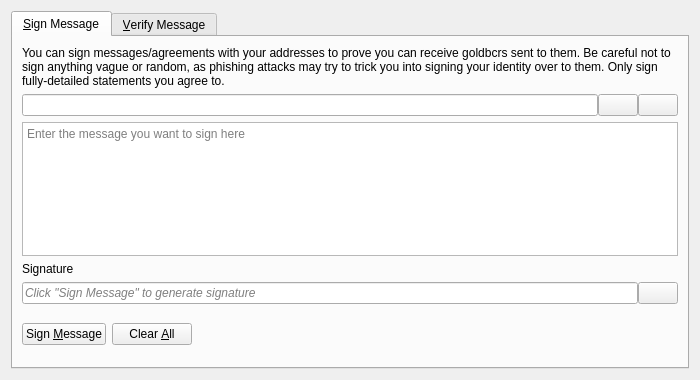
<?xml version="1.0" encoding="UTF-8"?>
<ui version="4.0">
 <class>SignVerifyMessageDialog</class>
 <widget class="QDialog" name="SignVerifyMessageDialog">
  <property name="geometry">
   <rect>
    <x>0</x>
    <y>0</y>
    <width>700</width>
    <height>380</height>
   </rect>
  </property>
  <property name="windowTitle">
   <string>Signatures - Sign / Verify a Message</string>
  </property>
  <property name="modal">
   <bool>true</bool>
  </property>
  <layout class="QVBoxLayout" name="verticalLayout">
   <item>
    <widget class="QTabWidget" name="tabWidget">
     <property name="currentIndex">
      <number>0</number>
     </property>
     <widget class="QWidget" name="tabSignMessage">
      <attribute name="title">
       <string>&amp;Sign Message</string>
      </attribute>
      <layout class="QVBoxLayout" name="verticalLayout_SM">
       <item>
        <widget class="QLabel" name="infoLabel_SM">
         <property name="text">
          <string>You can sign messages/agreements with your addresses to prove you can receive goldbcrs sent to them. Be careful not to sign anything vague or random, as phishing attacks may try to trick you into signing your identity over to them. Only sign fully-detailed statements you agree to.</string>
         </property>
         <property name="textFormat">
          <enum>Qt::PlainText</enum>
         </property>
         <property name="wordWrap">
          <bool>true</bool>
         </property>
        </widget>
       </item>
       <item>
        <layout class="QHBoxLayout" name="horizontalLayout_1_SM">
         <property name="spacing">
          <number>0</number>
         </property>
         <item>
          <widget class="QValidatedLineEdit" name="addressIn_SM">
           <property name="toolTip">
            <string>The Gold BCR address to sign the message with</string>
           </property>
          </widget>
         </item>
         <item>
          <widget class="QPushButton" name="addressBookButton_SM">
           <property name="toolTip">
            <string>Choose previously used address</string>
           </property>
           <property name="text">
            <string/>
           </property>
           <property name="icon">
            <iconset resource="../goldbcr.qrc">
             <normaloff>:/icons/address-book</normaloff>:/icons/address-book</iconset>
           </property>
           <property name="shortcut">
            <string>Alt+A</string>
           </property>
           <property name="autoDefault">
            <bool>false</bool>
           </property>
          </widget>
         </item>
         <item>
          <widget class="QPushButton" name="pasteButton_SM">
           <property name="toolTip">
            <string>Paste address from clipboard</string>
           </property>
           <property name="text">
            <string/>
           </property>
           <property name="icon">
            <iconset resource="../goldbcr.qrc">
             <normaloff>:/icons/editpaste</normaloff>:/icons/editpaste</iconset>
           </property>
           <property name="shortcut">
            <string>Alt+P</string>
           </property>
           <property name="autoDefault">
            <bool>false</bool>
           </property>
          </widget>
         </item>
        </layout>
       </item>
       <item>
        <widget class="QPlainTextEdit" name="messageIn_SM">
         <property name="toolTip">
          <string>Enter the message you want to sign here</string>
         </property>
         <property name="placeholderText">
          <string>Enter the message you want to sign here</string>
         </property>
        </widget>
       </item>
       <item>
        <widget class="QLabel" name="signatureLabel_SM">
         <property name="text">
          <string>Signature</string>
         </property>
         <property name="textFormat">
          <enum>Qt::PlainText</enum>
         </property>
        </widget>
       </item>
       <item>
        <layout class="QHBoxLayout" name="horizontalLayout_2_SM">
         <property name="spacing">
          <number>0</number>
         </property>
         <item>
          <widget class="QLineEdit" name="signatureOut_SM">
           <property name="placeholderText">
            <string>Click "Sign Message" to generate signature</string>
           </property>
           <property name="font">
            <font>
             <italic>true</italic>
            </font>
           </property>
           <property name="readOnly">
            <bool>true</bool>
           </property>
          </widget>
         </item>
         <item>
          <widget class="QPushButton" name="copySignatureButton_SM">
           <property name="toolTip">
            <string>Copy the current signature to the system clipboard</string>
           </property>
           <property name="text">
            <string/>
           </property>
           <property name="icon">
            <iconset resource="../goldbcr.qrc">
             <normaloff>:/icons/editcopy</normaloff>:/icons/editcopy</iconset>
           </property>
           <property name="autoDefault">
            <bool>false</bool>
           </property>
          </widget>
         </item>
        </layout>
       </item>
       <item>
        <layout class="QHBoxLayout" name="horizontalLayout_3_SM">
         <item>
          <widget class="QPushButton" name="signMessageButton_SM">
           <property name="toolTip">
            <string>Sign the message to prove you own this Gold BCR address</string>
           </property>
           <property name="text">
            <string>Sign &amp;Message</string>
           </property>
           <property name="icon">
            <iconset resource="../goldbcr.qrc">
             <normaloff>:/icons/edit</normaloff>:/icons/edit</iconset>
           </property>
           <property name="autoDefault">
            <bool>false</bool>
           </property>
          </widget>
         </item>
         <item>
          <widget class="QPushButton" name="clearButton_SM">
           <property name="toolTip">
            <string>Reset all sign message fields</string>
           </property>
           <property name="text">
            <string>Clear &amp;All</string>
           </property>
           <property name="icon">
            <iconset resource="../goldbcr.qrc">
             <normaloff>:/icons/remove</normaloff>:/icons/remove</iconset>
           </property>
           <property name="autoDefault">
            <bool>false</bool>
           </property>
          </widget>
         </item>
         <item>
          <spacer name="horizontalSpacer_1_SM">
           <property name="orientation">
            <enum>Qt::Horizontal</enum>
           </property>
           <property name="sizeHint" stdset="0">
            <size>
             <width>40</width>
             <height>48</height>
            </size>
           </property>
          </spacer>
         </item>
         <item>
          <widget class="QLabel" name="statusLabel_SM">
           <property name="font">
            <font>
             <weight>75</weight>
             <bold>true</bold>
            </font>
           </property>
           <property name="text">
            <string/>
           </property>
           <property name="wordWrap">
            <bool>true</bool>
           </property>
          </widget>
         </item>
         <item>
          <spacer name="horizontalSpacer_2_SM">
           <property name="orientation">
            <enum>Qt::Horizontal</enum>
           </property>
           <property name="sizeHint" stdset="0">
            <size>
             <width>40</width>
             <height>48</height>
            </size>
           </property>
          </spacer>
         </item>
        </layout>
       </item>
      </layout>
     </widget>
     <widget class="QWidget" name="tabVerifyMessage">
      <attribute name="title">
       <string>&amp;Verify Message</string>
      </attribute>
      <layout class="QVBoxLayout" name="verticalLayout_VM">
       <item>
        <widget class="QLabel" name="infoLabel_VM">
         <property name="text">
          <string>Enter the receiver's address, message (ensure you copy line breaks, spaces, tabs, etc. exactly) and signature below to verify the message. Be careful not to read more into the signature than what is in the signed message itself, to avoid being tricked by a man-in-the-middle attack. Note that this only proves the signing party receives with the address, it cannot prove sendership of any transaction!</string>
         </property>
         <property name="textFormat">
          <enum>Qt::PlainText</enum>
         </property>
         <property name="alignment">
          <set>Qt::AlignLeading|Qt::AlignLeft|Qt::AlignTop</set>
         </property>
         <property name="wordWrap">
          <bool>true</bool>
         </property>
        </widget>
       </item>
       <item>
        <layout class="QHBoxLayout" name="horizontalLayout_1_VM">
         <property name="spacing">
          <number>0</number>
         </property>
         <item>
          <widget class="QValidatedLineEdit" name="addressIn_VM">
           <property name="toolTip">
            <string>The Gold BCR address the message was signed with</string>
           </property>
          </widget>
         </item>
         <item>
          <widget class="QPushButton" name="addressBookButton_VM">
           <property name="toolTip">
            <string>Choose previously used address</string>
           </property>
           <property name="text">
            <string/>
           </property>
           <property name="icon">
            <iconset resource="../goldbcr.qrc">
             <normaloff>:/icons/address-book</normaloff>:/icons/address-book</iconset>
           </property>
           <property name="shortcut">
            <string>Alt+A</string>
           </property>
           <property name="autoDefault">
            <bool>false</bool>
           </property>
          </widget>
         </item>
        </layout>
       </item>
       <item>
        <widget class="QPlainTextEdit" name="messageIn_VM">
          <property name="toolTip">
            <string>The signed message to verify</string>
          </property>
          <property name="placeholderText">
            <string>The signed message to verify</string>
          </property>
        </widget>
       </item>
       <item>
        <widget class="QValidatedLineEdit" name="signatureIn_VM">
          <property name="toolTip">
            <string>The signature given when the message was signed</string>
          </property>
          <property name="placeholderText">
            <string>The signature given when the message was signed</string>
          </property>
        </widget>
       </item>
       <item>
        <layout class="QHBoxLayout" name="horizontalLayout_2_VM">
         <item>
          <widget class="QPushButton" name="verifyMessageButton_VM">
           <property name="toolTip">
            <string>Verify the message to ensure it was signed with the specified Gold BCR address</string>
           </property>
           <property name="text">
            <string>Verify &amp;Message</string>
           </property>
           <property name="icon">
            <iconset resource="../goldbcr.qrc">
             <normaloff>:/icons/transaction_0</normaloff>:/icons/transaction_0</iconset>
           </property>
           <property name="autoDefault">
            <bool>false</bool>
           </property>
          </widget>
         </item>
         <item>
          <widget class="QPushButton" name="clearButton_VM">
           <property name="toolTip">
            <string>Reset all verify message fields</string>
           </property>
           <property name="text">
            <string>Clear &amp;All</string>
           </property>
           <property name="icon">
            <iconset resource="../goldbcr.qrc">
             <normaloff>:/icons/remove</normaloff>:/icons/remove</iconset>
           </property>
           <property name="autoDefault">
            <bool>false</bool>
           </property>
          </widget>
         </item>
         <item>
          <spacer name="horizontalSpacer_1_VM">
           <property name="orientation">
            <enum>Qt::Horizontal</enum>
           </property>
           <property name="sizeHint" stdset="0">
            <size>
             <width>40</width>
             <height>48</height>
            </size>
           </property>
          </spacer>
         </item>
         <item>
          <widget class="QLabel" name="statusLabel_VM">
           <property name="font">
            <font>
             <weight>75</weight>
             <bold>true</bold>
            </font>
           </property>
           <property name="text">
            <string/>
           </property>
           <property name="wordWrap">
            <bool>true</bool>
           </property>
          </widget>
         </item>
         <item>
          <spacer name="horizontalSpacer_2_VM">
           <property name="orientation">
            <enum>Qt::Horizontal</enum>
           </property>
           <property name="sizeHint" stdset="0">
            <size>
             <width>40</width>
             <height>48</height>
            </size>
           </property>
          </spacer>
         </item>
        </layout>
       </item>
      </layout>
     </widget>
    </widget>
   </item>
  </layout>
 </widget>
 <customwidgets>
  <customwidget>
   <class>QValidatedLineEdit</class>
   <extends>QLineEdit</extends>
   <header>qt/qvalidatedlineedit.h</header>
  </customwidget>
 </customwidgets>
 <resources>
  <include location="../goldbcr.qrc"/>
 </resources>
 <connections/>
</ui>
